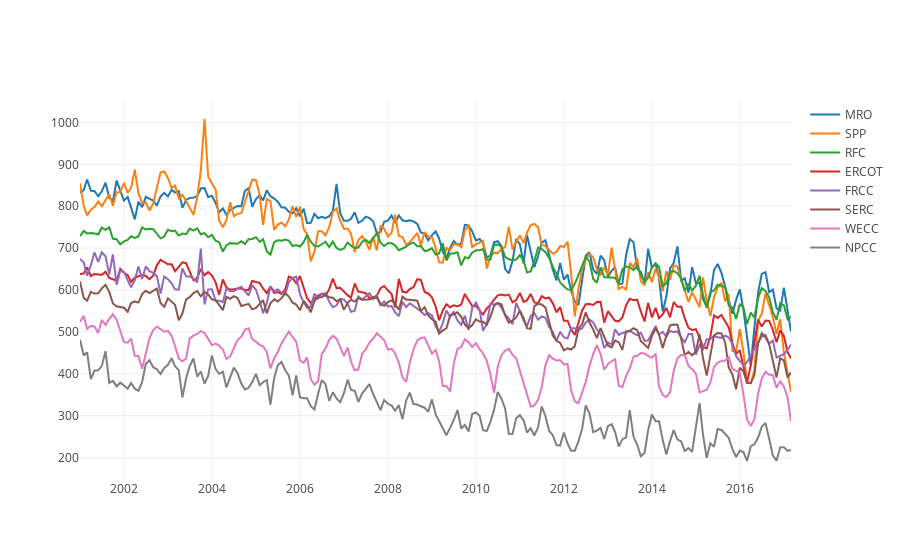

Write notebook code for a chart like this one.
### Markdown cell above
An interactive version, in case it's helpful

### Code cell
order = ['MRO', 'SPP', 'RFC', 'ERCOT', 'FRCC', 'SERC',
         'WECC', 'NPCC']

trace = []

for region in order:
    df = gen_index.loc[gen_index['region'] == region]
    trace.append(go.Scatter(x=df['datetime'],
                            y=df['index (g/kWh)'],
                            name=region,
                            mode='lines'))
    

iplot(trace)

### Figure 1 — Plotly figure (JSON) as saved in the notebook; plotly's stock layout.template omitted (floating-point values rounded to 4 significant figures; data arrays with more than 128 entries replaced by an {"elided": "..."} marker saying what was removed)
{"data": [{"mode": "lines", "name": "MRO", "type": "scatter", "x": {"elided": "195 str values"}, "y": {"elided": "195 float values"}}, {"mode": "lines", "name": "SPP", "type": "scatter", "x": {"elided": "195 str values"}, "y": {"elided": "195 float values"}}, {"mode": "lines", "name": "RFC", "type": "scatter", "x": {"elided": "195 str values"}, "y": {"elided": "195 float values"}}, {"mode": "lines", "name": "ERCOT", "type": "scatter", "x": {"elided": "195 str values"}, "y": {"elided": "195 float values"}}, {"mode": "lines", "name": "FRCC", "type": "scatter", "x": {"elided": "195 str values"}, "y": {"elided": "195 float values"}}, {"mode": "lines", "name": "SERC", "type": "scatter", "x": {"elided": "195 str values"}, "y": {"elided": "195 float values"}}, {"mode": "lines", "name": "WECC", "type": "scatter", "x": {"elided": "195 str values"}, "y": {"elided": "195 float values"}}, {"mode": "lines", "name": "NPCC", "type": "scatter", "x": {"elided": "195 str values"}, "y": {"elided": "195 float values"}}], "layout": {}}
